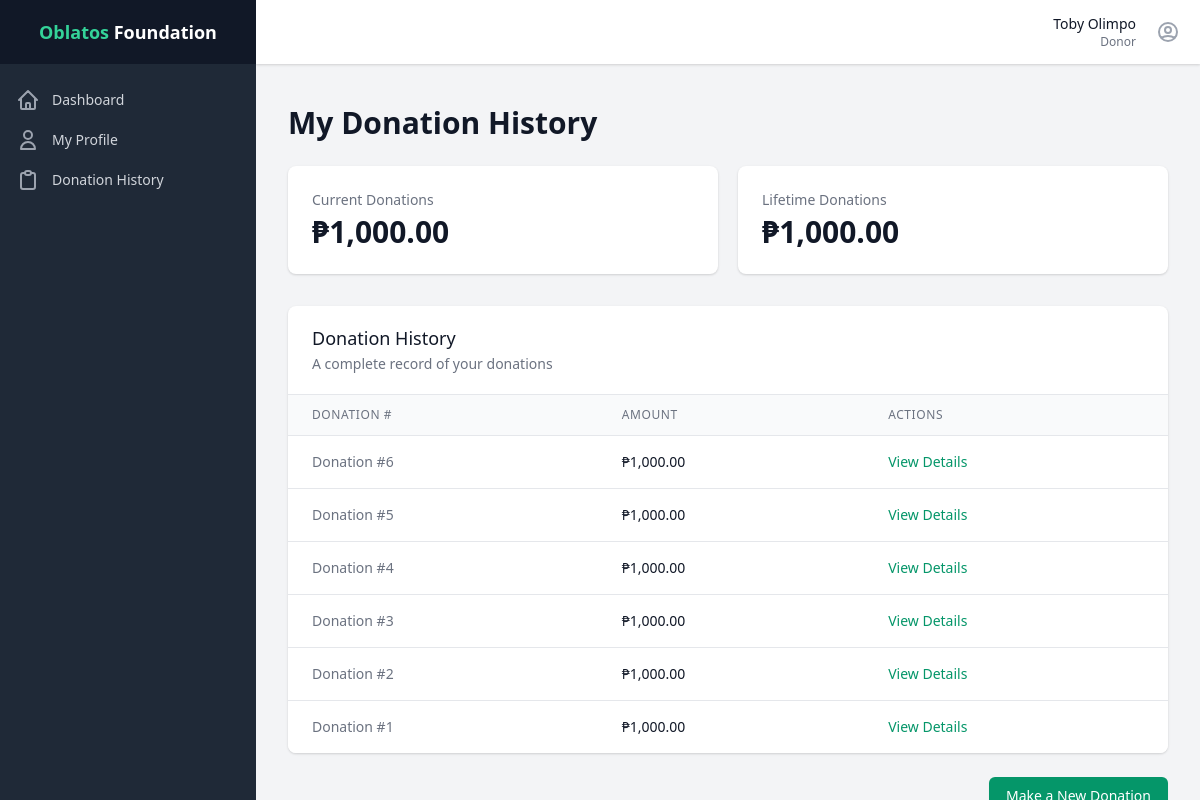
Screenshot of /donor/donation_history.php (signed in) with the database file from the repository.
### tables this page shows
CREATE TABLE `donations` (
  `id` int(11) NOT NULL AUTO_INCREMENT,
  `donor_id` int(11) NOT NULL,
  `amount` decimal(10,2) NOT NULL,
  `payment_method_id` int(11) NOT NULL,
  `reference_number` varchar(50) NOT NULL,
  `created_at` timestamp NOT NULL DEFAULT current_timestamp(),
  PRIMARY KEY (`id`),
  KEY `donor_id` (`donor_id`),
  KEY `payment_method_id` (`payment_method_id`),
  KEY `idx_created_at` (`created_at`),
  CONSTRAINT `donations_ibfk_1` FOREIGN KEY (`donor_id`) REFERENCES `users` (`id`),
  CONSTRAINT `donations_ibfk_2` FOREIGN KEY (`payment_method_id`) REFERENCES `payment_methods` (`id`)
);

### models/Donation.php (called while the page is built, shortened)
<?php
class Donation {
    private $db;
    private $table_name = "donations";
    public function __construct($db) {
        $this->db = $db;
    }
    public function read_all($donor_id = null) {
        $query = "SELECT d.*,
                         pm.name as payment_method,
                         dr.receipt_number,
                         dr.payment_proof,
                         ds.name as status,
                         dsh.changed_by as verified_by,
                         dsh.changed_at as verified_at,
                         up.full_name as donor_name,
                         vup.full_name as verifier_name
                  FROM " . $this->table_name . " d
                  JOIN payment_methods pm ON d.payment_method_id = pm.id
                  LEFT JOIN donation_receipts dr ON d.id = dr.donation_id
                  LEFT JOIN (
                      SELECT donation_id, MAX(changed_at) as latest_status
                      FROM donation_status_history
                      GROUP BY donation_id
                  ) latest ON d.id = latest.donation_id
                  LEFT JOIN donation_status_history dsh ON latest.donation_id = dsh.donation_id
                      AND latest.latest_status = dsh.changed_at
                  LEFT JOIN donation_statuses ds ON dsh.status_id = ds.id
                  LEFT JOIN users u ON d.donor_id = u.id
                  LEFT JOIN user_profiles up ON u.id = up.user_id
                  LEFT JOIN users vu ON dsh.changed_by = vu.id
                  LEFT JOIN user_profiles vup ON vu.id = vup.user_id";
        if ($donor_id !== null) {
            $query .= " WHERE d.donor_id = :donor_id";
        }
        $query .= " ORDER BY d.created_at DESC";
        $stmt = $this->db->prepare($query);
        if ($donor_id !== null) {
            $stmt->bindParam(":donor_id", $donor_id);
        }
        $stmt->execute();
        return $stmt;
    }
    public function get_user_total($user_id, $year = null) {
        try {
            $debug_query = "SELECT d.amount, ds.name as status, d.created_at, YEAR(d.created_at) as donation_year
                           FROM " . $this->table_name . " d
                           LEFT JOIN (
                               SELECT donation_id, MAX(changed_at) as latest_status
                               FROM donation_status_history
                               GROUP BY donation_id
                           ) latest ON d.id = latest.donation_id
                           LEFT JOIN donation_status_history dsh ON latest.donation_id = dsh.donation_id
                               AND latest.latest_status = dsh.changed_at
                           LEFT JOIN donation_statuses ds ON dsh.status_id = ds.id
                           WHERE d.donor_id = :donor_id";
            $debug_stmt = $this->db->prepare($debug_query);
            $debug_stmt->bindParam(':donor_id', $user_id);
            $debug_stmt->execute();
            while ($debug_row = $debug_stmt->fetch(PDO::FETCH_ASSOC)) {
                error_log("Amount: " . $debug_row['amount'] .
                         ", Status: " . $debug_row['status'] .
                         ", Year: " . $debug_row['donation_year'] .
                         ", Date: " . $debug_row['created_at']);
            }
            $query = "SELECT COALESCE(SUM(d.amount), 0) as total
                     FROM " . $this->table_name . " d
                     LEFT JOIN (
                         SELECT donation_id, MAX(changed_at) as latest_status
                         FROM donation_status_history
                         GROUP BY donation_id
                     ) latest ON d.id = latest.donation_id
                     LEFT JOIN donation_status_history dsh ON latest.donation_id = dsh.donation_id
                         AND latest.latest_status = dsh.changed_at
                     LEFT JOIN donation_statuses ds ON dsh.status_id = ds.id
                     WHERE d.donor_id = :donor_id
                     AND ds.name = 'verified'";
            $stmt = $this->db->prepare($query);
            $stmt->bindParam(':donor_id', $user_id);
            $stmt->execute();
            $row = $stmt->fetch(PDO::FETCH_ASSOC);
            return floatval($row['total']);
        } catch (PDOException $e) {
            error_log("Error in get_user_total: " . $e->getMessage());
            error_log("Stack trace: " . $e->getTraceAsString());
            try {
                $query = "SELECT COALESCE(SUM(amount), 0) as total
                         FROM " . $this->table_name . "
                         WHERE donor_id = :donor_id";
                if ($year !== null) {
                    $query .= " AND YEAR(created_at) = :year";
                }
                $stmt = $this->db->prepare($query);
                $stmt->bindParam(':donor_id', $user_id);
                if ($year !== null) {
                    $stmt->bindParam(':year', $year);
                }
                $stmt->execute();
                $row = $stmt->fetch(PDO::FETCH_ASSOC);
                return floatval($row['total']);
            } catch (PDOException $e2) {
                error_log("Error in get_user_total fallback: " . $e2->getMessage());
                return 0;
            }
        }
    }
}
?>

### donor/donation_history.php (the view, shortened to what this page needs)
<?php
require_once '../models/Donation.php';
require_once '../includes/header.php';
$database = new Database();
$db = $database->getConnection();
$donation = new Donation($db);
$user_id = $_SESSION['user_id'];
$donations = $donation->read_all($user_id);
$lifetime_total = $donation->get_user_total($user_id);
$yearly_total = $lifetime_total;
?>
<div class="py-10">
    <header>
        <div class="max-w-7xl mx-auto px-4 sm:px-6 lg:px-8">
            <h1 class="text-3xl font-bold leading-tight text-gray-900">My Donation History</h1>
        </div>
    </header>
    <main>
        <div class="max-w-7xl mx-auto sm:px-6 lg:px-8">
            <div class="px-4 py-6 sm:px-0">
                <div class="grid grid-cols-1 md:grid-cols-2 gap-5 mb-8">
                    <div class="bg-white overflow-hidden shadow rounded-lg">
                        <div class="px-4 py-5 sm:p-6">
                            <dl>
                                <dt class="text-sm font-medium text-gray-500 truncate">Current Donations</dt>
                                <dd class="mt-1 text-3xl font-semibold text-gray-900">₱<?php echo number_format($yearly_total, 2); ?></dd>
                            </dl>
                        </div>
                    </div>
                    <div class="bg-white overflow-hidden shadow rounded-lg">
                        <div class="px-4 py-5 sm:p-6">
                            <dl>
                                <dt class="text-sm font-medium text-gray-500 truncate">Lifetime Donations</dt>
                                <dd class="mt-1 text-3xl font-semibold text-gray-900">₱<?php echo number_format($lifetime_total, 2); ?></dd>
                            </dl>
                        </div>
                    </div>
                </div>
                <div class="bg-white shadow overflow-hidden sm:rounded-lg">
                    <div class="px-4 py-5 sm:px-6">
                        <h3 class="text-lg leading-6 font-medium text-gray-900">Donation History</h3>
                        <p class="mt-1 max-w-2xl text-sm text-gray-500">A complete record of your donations</p>
                    </div>
                    <div class="border-t border-gray-200">
                        <div class="overflow-x-auto">
                            <table class="min-w-full divide-y divide-gray-200">
                                <thead class="bg-gray-50">
                                    <tr>
                                        <th scope="col" class="px-6 py-3 text-left text-xs font-medium text-gray-500 uppercase tracking-wider">Donation #</th>
                                        <th scope="col" class="px-6 py-3 text-left text-xs font-medium text-gray-500 uppercase tracking-wider">Amount</th>
                                        <th scope="col" class="px-6 py-3 text-left text-xs font-medium text-gray-500 uppercase tracking-wider">Actions</th>
                                    </tr>
                                </thead>
                                <tbody class="bg-white divide-y divide-gray-200">
                                    <?php if ($donations->rowCount() > 0): ?>
                                        <?php while ($row = $donations->fetch(PDO::FETCH_ASSOC)): ?>
                                            <tr>
                                                <td class="px-6 py-4 whitespace-nowrap text-sm text-gray-500">
                                                    Donation #<?php echo $row['id']; ?>
                                                </td>
                                                <td class="px-6 py-4 whitespace-nowrap text-sm font-medium text-gray-900">
                                                    ₱<?php echo number_format($row['amount'], 2); ?>
                                                </td>
                                                <td class="px-6 py-4 whitespace-nowrap text-sm text-gray-500">
                                                    <a href="view_donation.php?id=<?php echo $row['id']; ?>" class="text-green-600 hover:text-green-900">View Details</a>
                                                </td>
                                            </tr>
                                        <?php endwhile; ?>
                                    <?php endif; ?>
                                </tbody>
                            </table>
                        </div>
                    </div>
                </div>
                <div class="mt-6 flex justify-end">
                    <a href="make_donation.php" class="inline-flex items-center px-4 py-2 border border-transparent text-sm font-medium rounded-md shadow-sm text-white bg-green-600 hover:bg-green-700 focus:outline-none focus:ring-2 focus:ring-offset-2 focus:ring-green-500">
                    </a>
                </div>
            </div>
        </div>
    </main>
</div>
<?php include_once '../includes/footer.php'; ?>

### rows the page displays
donations: id "6", amount "1,000.00"
donations: id "5", amount "1,000.00"
donations: id "4", amount "1,000.00"
donations: id "3", amount "1,000.00"
donations: id "2", amount "1,000.00"
donations: id "1", amount "1,000.00"

### other values shown
$_SESSION['name'] "Toby Olimpo"
$_SESSION['role'] "Donor"
$yearly_total "1,000.00"
$lifetime_total "1,000.00"
